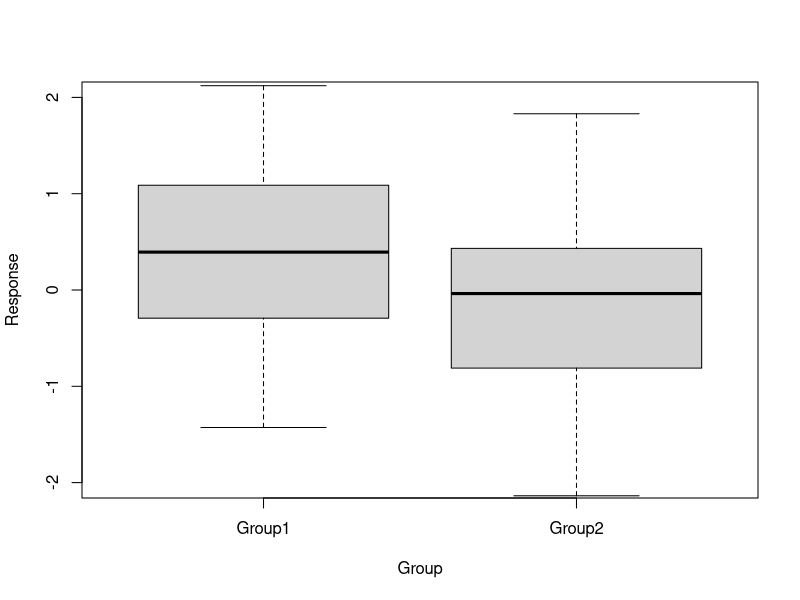
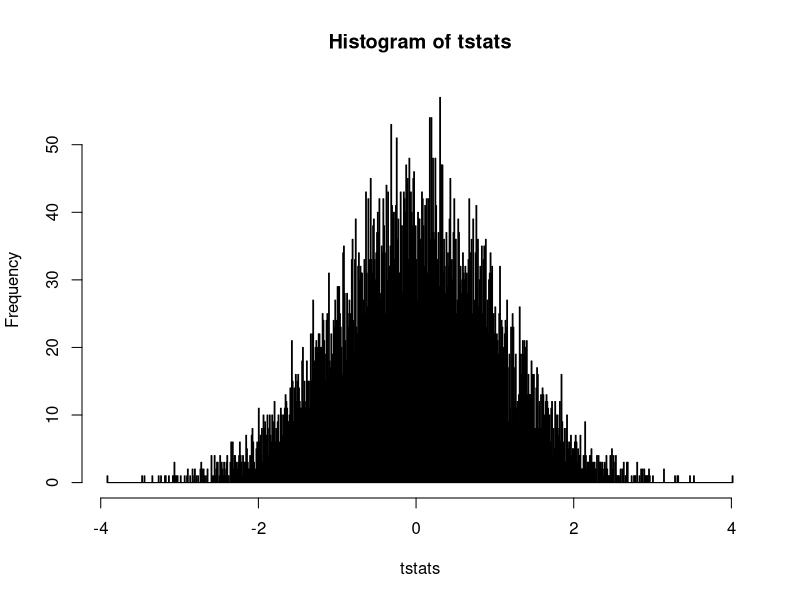
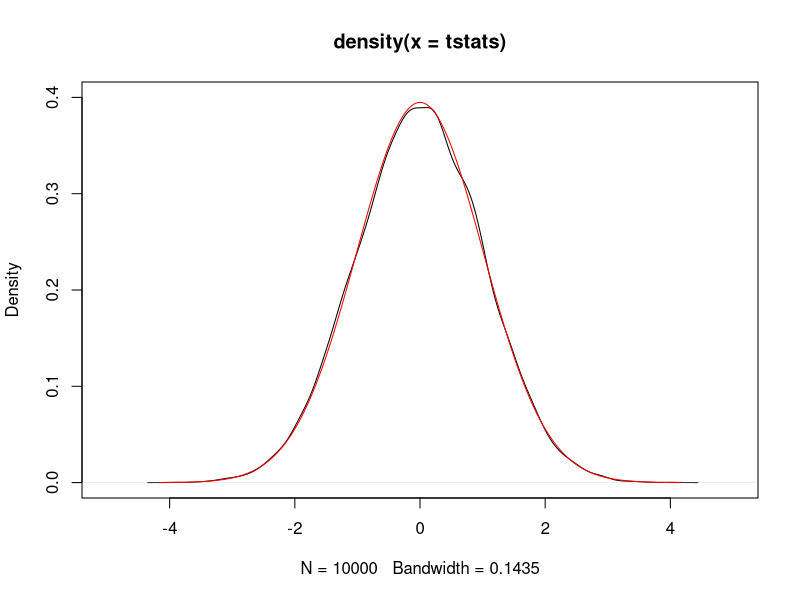
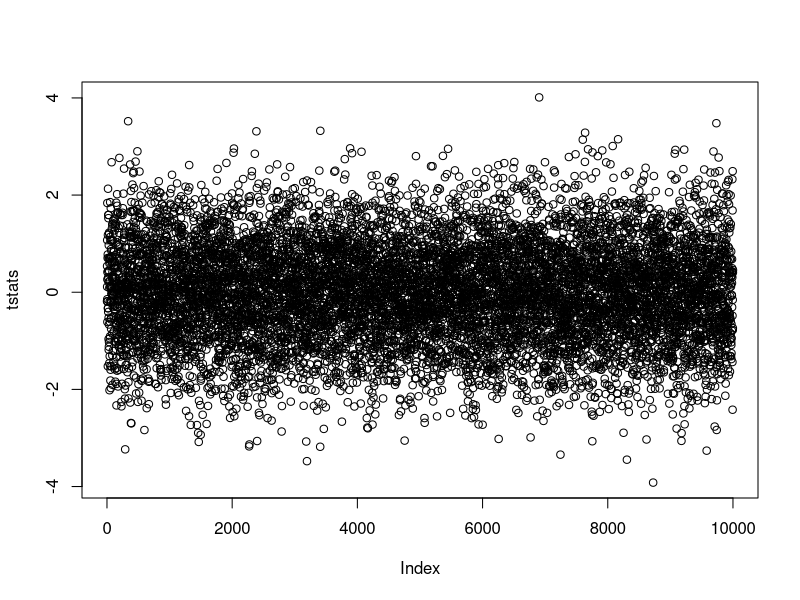
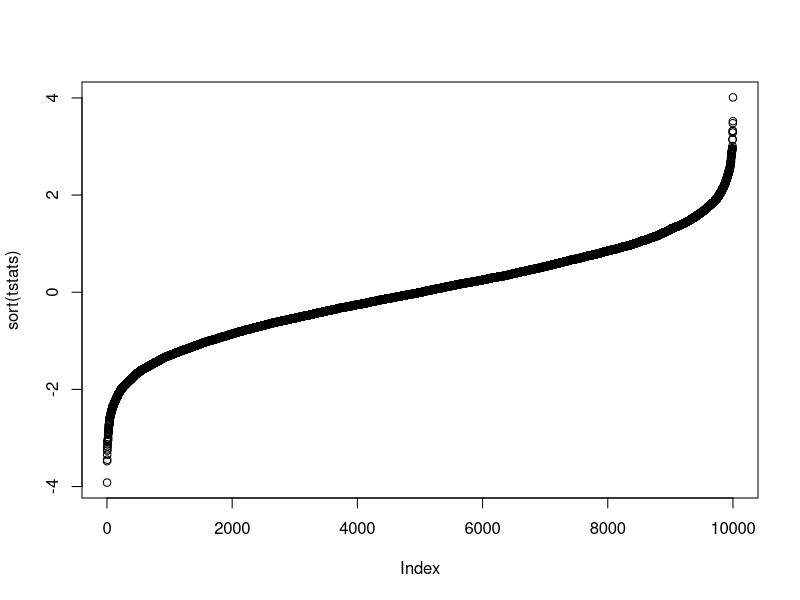
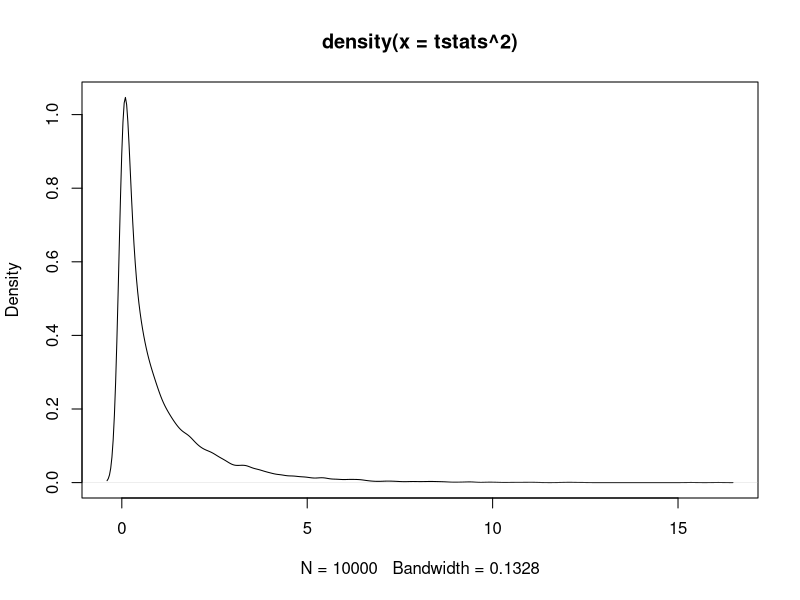
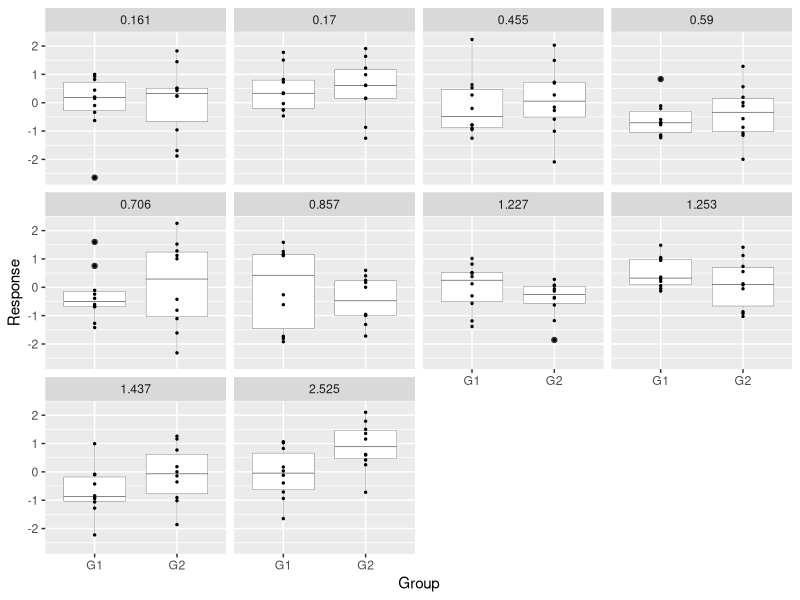
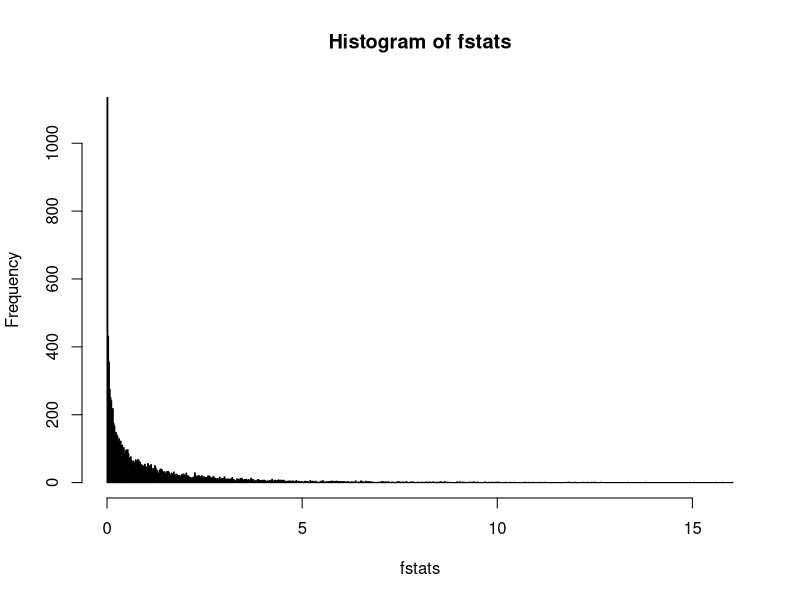

The R source for these figures, in order:
# Use this script to demonstrate how to Knit output to share code and results with colleagues
# and to demonstrate the use of functions, randomised sampling, and empirically 
# demonstrating how to arrive at the T and F distributions.  Hopefully, this might
# demystify obscure statistics.

# Call Libraries 
library(ggplot2)

# Random data can easily be generated in R
# Create two data sets, x and y that are both 30 samples, drawn from a normal distribution,
# mean = 0 and sd = 1
set.seed(14) # try 14
n=30
x<-rnorm(n=30, mean=0, sd=1)
y<-rnorm(n, 0, 1)
z<-data.frame(Group=factor(c(rep("Group1", n), rep("Group2", n))), Response=c(x,y))
plot(Response ~ Group, z, ylim=c(-2,2))
t.test(Response ~ Group, data=z, var.equal=T)
# Interesting result, we conclude that these are possibly significantly 
# different from one another?!

# Usually we run our stats without knowing much about the theory.  A t statistic is 
# compared against a theoretical
# distribution that is a formula, see here for these formulae:
# https://support.minitab.com/en-us/minitab-express/1/help-and-how-to/basic-statistics/probability-distributions/how-to/probability-density-function-pdf/methods-and-formulas/methods-and-formulas/

# But if we can generate random data, we should be able to generate an 
# empirical set of data that exhibits the 
# distribution resulting from these formulae.

# Let's do this by using the replicate function, which performs a function 
# we define, runs it as many times as you 
# ask, and then collects the result.  We'll replicate our tcalc() function 
# 10,000 times.

# First define function to return the t statistic from a two sample t test 
# for randomly generated datasets of size n,
# derived from normally distributed data
tcalc<-function(n=10){
  x<-rnorm(n, 0,1)
  y<-rnorm(n, 0,1)
  z<-data.frame(Group=factor(c(rep("Group1", n), rep("Group2", n))), Response=c(x,y))
  t<-(mean(x)-mean(y))/(sqrt((sd(x)^2)/n+(sd(y)^2)/n))
  # t<-t.test(Response ~ Group, data=z, var.equal=T)$statistic
  return(t)
}

tstats<-replicate(10000, tcalc(n=1000))
hist(tstats, breaks=1000)
# Hmm....looks like t distribution data that also has noise attached to it.
# Let's make use of the density function, which 
plot(density(tstats), xlim=c(-5,5), ylim=c(0,0.4))
p<-seq(0, 1, 0.0001)
lines(density(qt(p, df=998)), xlim=c(-5,5),  ylim=c(0,0.4), col="red")
# our empirical distribution overlaps with that determined from the t density formula

plot(tstats)
plot(sort(tstats))
# out of 10000 randomly generated statistics, if you sort them, you can pull out
# the ith percentile out of the 10000 available n
sort(tstats)[9750] # 97.5th percentile from the bootstrapped tstats
# Or use the empirical cumulative distribution function to tell you what percentile
# a given value would yield if it was derived from your sample distribution
ecdf(tstats)(1.96) 
# Compare these to using the built-in, calculated t distribution functions:
qt(0.975, df=58)
qt(0.975, df=100)
qt(0.975, df=10000)
# 1.96 should ring a bell as the t stat used when estimating 95% confident limits, 
# assuming large sample sizes where t distributions resemble normal distributions:
qnorm(0.975)

t.test(Response ~ Group, data=z, var.equal=T)$statistic
anova(lm(Response ~ Group, data=z))
t.test(Response ~ Group, data=z, var.equal=T)$statistic^2
# note: square of the t-statistic = the F statistic from the one way anova, just as 
# squaring the tstat distribution should resemble the fstat distribution

# T distribution squared
plot(density(tstats^2))

zz<-data.frame()
for(r in 1:10){
  n=10
  x<-rnorm(n, 0,1)
  y<-rnorm(n, 0,1)
  z<-data.frame(Replicate=r, 
                Group=factor(c(rep("G1", n), rep("G2", n))),
                Response=c(x,y),
                Tstat=abs((mean(x)-mean(y))/(sqrt((sd(x)^2)/n+(sd(y)^2)/n))))
  zz<-rbind(zz,z)
}
zz$Tstat<-factor(round(zz$Tstat, 3))

# A random sample of 10 randomly created data sets, assuming 2 groups were drawn from 
# the same distribution at random
ggplot(zz, aes(x=Group, y=Response))+
  facet_wrap(~Tstat)+  
  geom_boxplot(size=0.1)+
  geom_point(size=0.5)


    
# Define Function to return the F statistic for randomly generated data (One Way ANOVA)  
fcalc<-function(n1=2, n2=20){
      x<-rnorm(n1, 0, 1)
      y<-rnorm(n2, 0, 1)
      z<-data.frame(Group=factor(c(rep("Group1", n1), rep("Group2", n2))), Response=c(x,y))
      f<-data.frame(anova(lm(Response ~ Group, z)))[1,4]
      return(f)
    }

# Look at F distribution:
n1=20
n2=20
x<-rnorm(n1, 0, 1)
y<-rnorm(n2, 0, 1)
z<-data.frame(Group=factor(c(rep("Group1", n1), rep("Group2", n2))), Response=c(x,y))
anova(lm(Response ~ Group, z))

# Replicate two groups that you want to perform an ANOVA on.
# If n1=20 and n2=20, the degrees of freedom from a one-way ANOVA will be:
# Numerator df = 1
# Denominator df = 38
fstats<-replicate(10000, fcalc(n1=20, n2=20))
hist(fstats, breaks=1000)
plot(density(fstats), xlim=c(0,10), ylim=c(0,1))
lines(density(qf(seq(0, 1, 0.0001), df1=1, df2=38, lower.tail = T)), 
      xlim=c(0,10), ylim=c(0,1), col="red")
sort(fstats)[9500] # 95% percentile from the fstats replicated values
qf(0.95, df1=1, df2=38) # 95th percentile calculated using the built in function


plot(density(qf(seq(0, 1, 0.0001), df1=5, df2=19, lower.tail = T)), 
      xlim=c(0,10), ylim=c(0,1), col="red")
lines(density(qf(seq(0, 1, 0.0001), df1=4, df2=19, lower.tail = T)), 
      xlim=c(0,10), ylim=c(0,1), col="blue")
lines(density(qf(seq(0, 1, 0.0001), df1=3, df2=19, lower.tail = T)), 
      xlim=c(0,10), ylim=c(0,1), col="green")

